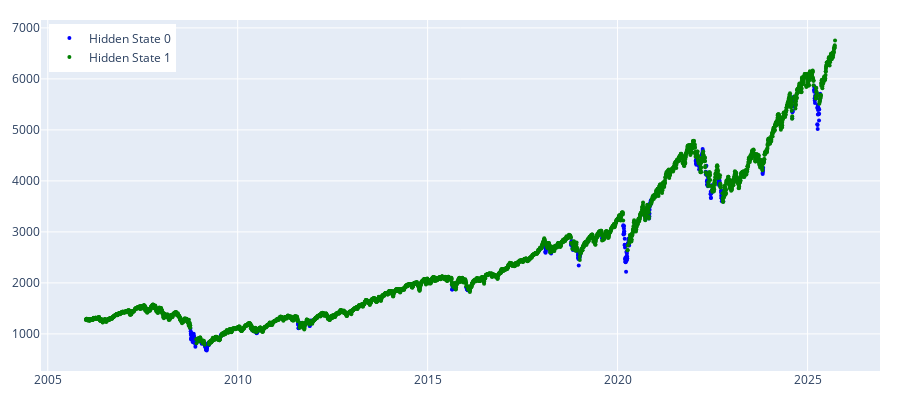

The notebook cell this image was saved under:
### Code cell
states_pred_hmm = feed_forward_training(model_hmm, params, prices_array, split_index, 20)
plot_hidden_states(np.array(states_pred_hmm), prices[[f'{trading_instrument}']][split_index:])

### Figure 1 — Plotly figure (JSON) as saved in the notebook; plotly's stock layout.template omitted (floating-point values rounded to 4 significant figures; data arrays with more than 128 entries replaced by an {"elided": "..."} marker saying what was removed)
{"data": [{"marker": {"color": "blue", "size": 4}, "mode": "markers", "name": "Hidden State 0", "type": "scatter", "x": {"elided": "378 str values"}, "y": {"elided": "378 float values"}}, {"marker": {"color": "green", "size": 4}, "mode": "markers", "name": "Hidden State 1", "type": "scatter", "x": {"elided": "4590 str values"}, "y": {"elided": "4590 float values"}}], "layout": {"height": 400, "legend": {"x": 0.01, "xanchor": "left", "y": 0.99, "yanchor": "top"}, "margin": {"b": 20, "l": 20, "r": 20, "t": 20}, "width": 900}}
